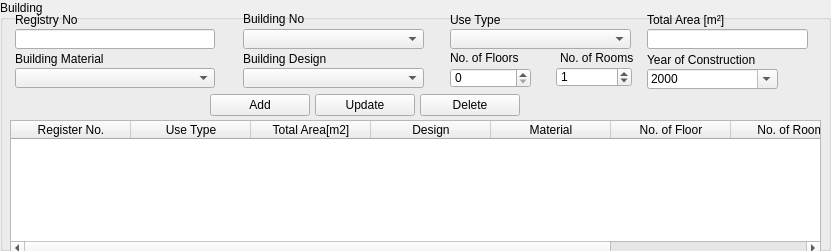
    <widget class="QGroupBox" name="groupBox_47">
     <property name="geometry">
      <rect>
       <x>0</x>
       <y>375</y>
       <width>831</width>
       <height>251</height>
      </rect>
     </property>
     <property name="font">
      <font>
       <weight>50</weight>
       <bold>false</bold>
      </font>
     </property>
     <property name="title">
      <string>Building</string>
     </property>
     <widget class="QLabel" name="useTypeLabel_5">
      <property name="geometry">
       <rect>
        <x>450</x>
        <y>10</y>
        <width>181</width>
        <height>20</height>
       </rect>
      </property>
      <property name="minimumSize">
       <size>
        <width>0</width>
        <height>20</height>
       </size>
      </property>
      <property name="maximumSize">
       <size>
        <width>16777215</width>
        <height>20</height>
       </size>
      </property>
      <property name="text">
       <string>Use Type</string>
      </property>
     </widget>
     <widget class="QComboBox" name="c_building_use_type_cbox">
      <property name="geometry">
       <rect>
        <x>450</x>
        <y>29</y>
        <width>181</width>
        <height>20</height>
       </rect>
      </property>
      <property name="minimumSize">
       <size>
        <width>0</width>
        <height>20</height>
       </size>
      </property>
      <property name="maximumSize">
       <size>
        <width>16777215</width>
        <height>20</height>
       </size>
      </property>
     </widget>
     <widget class="QComboBox" name="c_building_material_cbox">
      <property name="geometry">
       <rect>
        <x>15</x>
        <y>68</y>
        <width>200</width>
        <height>20</height>
       </rect>
      </property>
      <property name="minimumSize">
       <size>
        <width>0</width>
        <height>20</height>
       </size>
      </property>
      <property name="maximumSize">
       <size>
        <width>16777215</width>
        <height>20</height>
       </size>
      </property>
     </widget>
     <widget class="QLabel" name="BuildingInfoMaterialLabel_5">
      <property name="geometry">
       <rect>
        <x>15</x>
        <y>49</y>
        <width>196</width>
        <height>20</height>
       </rect>
      </property>
      <property name="minimumSize">
       <size>
        <width>0</width>
        <height>20</height>
       </size>
      </property>
      <property name="maximumSize">
       <size>
        <width>16777215</width>
        <height>20</height>
       </size>
      </property>
      <property name="text">
       <string>Building Material</string>
      </property>
     </widget>
     <widget class="QDateEdit" name="c_building_year_construction_date">
      <property name="geometry">
       <rect>
        <x>647</x>
        <y>69</y>
        <width>131</width>
        <height>20</height>
       </rect>
      </property>
      <property name="minimumSize">
       <size>
        <width>0</width>
        <height>20</height>
       </size>
      </property>
      <property name="maximumSize">
       <size>
        <width>16777215</width>
        <height>20</height>
       </size>
      </property>
      <property name="displayFormat">
       <string>yyyy</string>
      </property>
      <property name="calendarPopup">
       <bool>true</bool>
      </property>
     </widget>
     <widget class="QLabel" name="yearConstructionLabel_7">
      <property name="geometry">
       <rect>
        <x>647</x>
        <y>50</y>
        <width>176</width>
        <height>20</height>
       </rect>
      </property>
      <property name="minimumSize">
       <size>
        <width>0</width>
        <height>20</height>
       </size>
      </property>
      <property name="maximumSize">
       <size>
        <width>16777215</width>
        <height>20</height>
       </size>
      </property>
      <property name="text">
       <string>Year of Construction</string>
      </property>
     </widget>
     <widget class="QLineEdit" name="c_building_area_edit">
      <property name="geometry">
       <rect>
        <x>647</x>
        <y>29</y>
        <width>161</width>
        <height>20</height>
       </rect>
      </property>
     </widget>
     <widget class="QLabel" name="totalareaLabel_7">
      <property name="geometry">
       <rect>
        <x>647</x>
        <y>10</y>
        <width>161</width>
        <height>20</height>
       </rect>
      </property>
      <property name="minimumSize">
       <size>
        <width>0</width>
        <height>20</height>
       </size>
      </property>
      <property name="maximumSize">
       <size>
        <width>16777215</width>
        <height>20</height>
       </size>
      </property>
      <property name="text">
       <string>Total Area [m²]</string>
      </property>
     </widget>
     <widget class="QSpinBox" name="c_no_floor_sbox">
      <property name="geometry">
       <rect>
        <x>450</x>
        <y>68</y>
        <width>81</width>
        <height>20</height>
       </rect>
      </property>
      <property name="minimumSize">
       <size>
        <width>0</width>
        <height>20</height>
       </size>
      </property>
      <property name="maximumSize">
       <size>
        <width>16777215</width>
        <height>20</height>
       </size>
      </property>
     </widget>
     <widget class="QLabel" name="NoFloorLabel_7">
      <property name="geometry">
       <rect>
        <x>450</x>
        <y>48</y>
        <width>86</width>
        <height>20</height>
       </rect>
      </property>
      <property name="minimumSize">
       <size>
        <width>0</width>
        <height>20</height>
       </size>
      </property>
      <property name="maximumSize">
       <size>
        <width>16777215</width>
        <height>20</height>
       </size>
      </property>
      <property name="text">
       <string>No. of Floors</string>
      </property>
     </widget>
     <widget class="QTableWidget" name="c_building_twidget">
      <property name="geometry">
       <rect>
        <x>10</x>
        <y>120</y>
        <width>811</width>
        <height>136</height>
       </rect>
      </property>
      <attribute name="horizontalHeaderDefaultSectionSize">
       <number>120</number>
      </attribute>
      <column>
       <property name="text">
        <string>Register No.</string>
       </property>
      </column>
      <column>
       <property name="text">
        <string>Use Type</string>
       </property>
      </column>
      <column>
       <property name="text">
        <string>Total Area[m2]</string>
       </property>
      </column>
      <column>
       <property name="text">
        <string>Design</string>
       </property>
      </column>
      <column>
       <property name="text">
        <string>Material</string>
       </property>
      </column>
      <column>
       <property name="text">
        <string>No. of Floor</string>
       </property>
      </column>
      <column>
       <property name="text">
        <string>No. of Room</string>
       </property>
      </column>
      <column>
       <property name="text">
        <string>Year of Construction</string>
       </property>
      </column>
     </widget>
     <widget class="QPushButton" name="c_buidling_add_button">
      <property name="geometry">
       <rect>
        <x>210</x>
        <y>94</y>
        <width>100</width>
        <height>22</height>
       </rect>
      </property>
      <property name="sizePolicy">
       <sizepolicy hsizetype="Fixed" vsizetype="Fixed">
        <horstretch>0</horstretch>
        <verstretch>0</verstretch>
       </sizepolicy>
      </property>
      <property name="minimumSize">
       <size>
        <width>0</width>
        <height>22</height>
       </size>
      </property>
      <property name="maximumSize">
       <size>
        <width>100</width>
        <height>22</height>
       </size>
      </property>
      <property name="text">
       <string>Add</string>
      </property>
     </widget>
     <widget class="QPushButton" name="c_building_delete_button">
      <property name="geometry">
       <rect>
        <x>420</x>
        <y>94</y>
        <width>100</width>
        <height>22</height>
       </rect>
      </property>
      <property name="minimumSize">
       <size>
        <width>0</width>
        <height>22</height>
       </size>
      </property>
      <property name="maximumSize">
       <size>
        <width>100</width>
        <height>22</height>
       </size>
      </property>
      <property name="text">
       <string>Delete</string>
      </property>
     </widget>
     <widget class="QPushButton" name="c_buidling_update_button">
      <property name="geometry">
       <rect>
        <x>315</x>
        <y>94</y>
        <width>100</width>
        <height>22</height>
       </rect>
      </property>
      <property name="sizePolicy">
       <sizepolicy hsizetype="Fixed" vsizetype="Fixed">
        <horstretch>0</horstretch>
        <verstretch>0</verstretch>
       </sizepolicy>
      </property>
      <property name="minimumSize">
       <size>
        <width>0</width>
        <height>22</height>
       </size>
      </property>
      <property name="maximumSize">
       <size>
        <width>100</width>
        <height>22</height>
       </size>
      </property>
      <property name="text">
       <string>Update</string>
      </property>
     </widget>
     <widget class="QLabel" name="totalareaLabel_8">
      <property name="geometry">
       <rect>
        <x>15</x>
        <y>10</y>
        <width>196</width>
        <height>20</height>
       </rect>
      </property>
      <property name="minimumSize">
       <size>
        <width>0</width>
        <height>20</height>
       </size>
      </property>
      <property name="maximumSize">
       <size>
        <width>16777215</width>
        <height>20</height>
       </size>
      </property>
      <property name="text">
       <string>Registry No</string>
      </property>
     </widget>
     <widget class="QLineEdit" name="c_building_registry_no_edit">
      <property name="geometry">
       <rect>
        <x>15</x>
        <y>29</y>
        <width>200</width>
        <height>20</height>
       </rect>
      </property>
     </widget>
     <widget class="QLabel" name="BuildingInfoMaterialLabel_6">
      <property name="geometry">
       <rect>
        <x>243</x>
        <y>49</y>
        <width>181</width>
        <height>20</height>
       </rect>
      </property>
      <property name="minimumSize">
       <size>
        <width>0</width>
        <height>20</height>
       </size>
      </property>
      <property name="maximumSize">
       <size>
        <width>16777215</width>
        <height>20</height>
       </size>
      </property>
      <property name="text">
       <string>Building Design</string>
      </property>
     </widget>
     <widget class="QComboBox" name="c_building_design_cbox">
      <property name="geometry">
       <rect>
        <x>243</x>
        <y>68</y>
        <width>181</width>
        <height>20</height>
       </rect>
      </property>
      <property name="minimumSize">
       <size>
        <width>0</width>
        <height>20</height>
       </size>
      </property>
      <property name="maximumSize">
       <size>
        <width>16777215</width>
        <height>20</height>
       </size>
      </property>
     </widget>
     <widget class="QComboBox" name="c_building_no_cbox">
      <property name="geometry">
       <rect>
        <x>243</x>
        <y>29</y>
        <width>181</width>
        <height>20</height>
       </rect>
      </property>
      <property name="minimumSize">
       <size>
        <width>0</width>
        <height>20</height>
       </size>
      </property>
      <property name="maximumSize">
       <size>
        <width>16777215</width>
        <height>20</height>
       </size>
      </property>
     </widget>
     <widget class="QLabel" name="useTypeLabel_9">
      <property name="geometry">
       <rect>
        <x>243</x>
        <y>9</y>
        <width>181</width>
        <height>20</height>
       </rect>
      </property>
      <property name="minimumSize">
       <size>
        <width>0</width>
        <height>20</height>
       </size>
      </property>
      <property name="maximumSize">
       <size>
        <width>16777215</width>
        <height>20</height>
       </size>
      </property>
      <property name="text">
       <string>Building No</string>
      </property>
     </widget>
     <widget class="QSpinBox" name="no_floor_sbox_3">
      <property name="geometry">
       <rect>
        <x>556</x>
        <y>67</y>
        <width>76</width>
        <height>20</height>
       </rect>
      </property>
      <property name="minimumSize">
       <size>
        <width>0</width>
        <height>20</height>
       </size>
      </property>
      <property name="maximumSize">
       <size>
        <width>16777215</width>
        <height>20</height>
       </size>
      </property>
      <property name="value">
       <number>1</number>
      </property>
     </widget>
     <widget class="QLabel" name="NoFloorLabel_5">
      <property name="geometry">
       <rect>
        <x>560</x>
        <y>48</y>
        <width>81</width>
        <height>20</height>
       </rect>
      </property>
      <property name="minimumSize">
       <size>
        <width>0</width>
        <height>20</height>
       </size>
      </property>
      <property name="maximumSize">
       <size>
        <width>16777215</width>
        <height>20</height>
       </size>
      </property>
      <property name="text">
       <string>No. of Rooms</string>
      </property>
     </widget>
    </widget>
